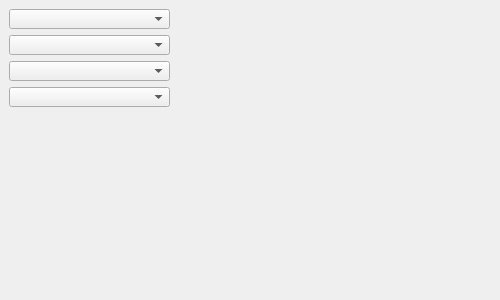
<?xml version="1.0" encoding="UTF-8"?>
<ui version="4.0">
 <class>frmComboBox</class>
 <widget class="QWidget" name="frmComboBox">
  <property name="geometry">
   <rect>
    <x>0</x>
    <y>0</y>
    <width>500</width>
    <height>300</height>
   </rect>
  </property>
  <property name="windowTitle">
   <string>Form</string>
  </property>
  <widget class="ComboBox" name="cbox1">
   <property name="geometry">
    <rect>
     <x>9</x>
     <y>9</y>
     <width>161</width>
     <height>20</height>
    </rect>
   </property>
  </widget>
  <widget class="ComboBox" name="cbox2">
   <property name="geometry">
    <rect>
     <x>9</x>
     <y>35</y>
     <width>161</width>
     <height>20</height>
    </rect>
   </property>
  </widget>
  <widget class="ColorComboBox" name="cbox3">
   <property name="geometry">
    <rect>
     <x>9</x>
     <y>61</y>
     <width>161</width>
     <height>20</height>
    </rect>
   </property>
  </widget>
  <widget class="ColorComboBox" name="cbox4">
   <property name="geometry">
    <rect>
     <x>9</x>
     <y>87</y>
     <width>161</width>
     <height>20</height>
    </rect>
   </property>
  </widget>
 </widget>
 <layoutdefault spacing="6" margin="11"/>
 <customwidgets>
  <customwidget>
   <class>ComboBox</class>
   <extends>QComboBox</extends>
   <header>combobox.h</header>
  </customwidget>
  <customwidget>
   <class>ColorComboBox</class>
   <extends>QComboBox</extends>
   <header>colorcombobox.h</header>
  </customwidget>
 </customwidgets>
 <resources/>
 <connections/>
</ui>
